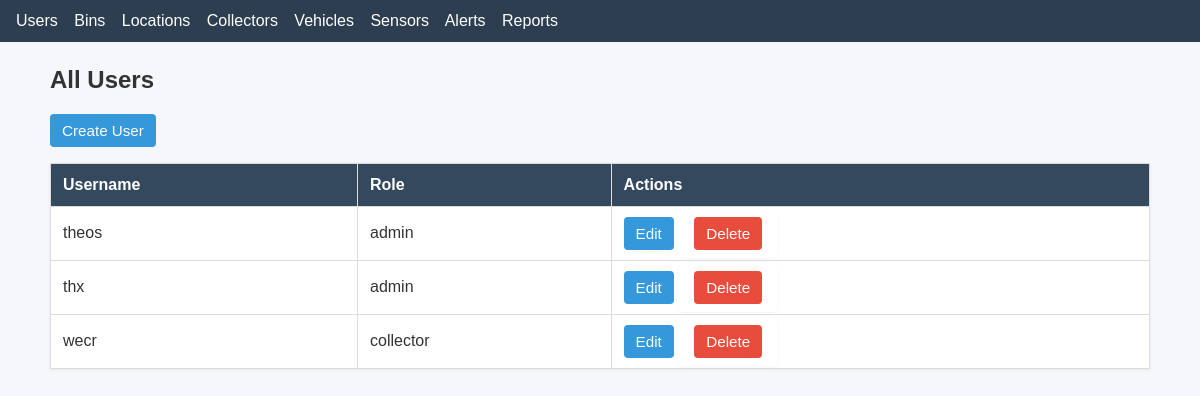
/users/, run on the app's committed database.
### stwms/models.py (models this page shows)
class Users(models.Model):
    ROLE_CHOICES = [
        ('admin', 'Admin'),
        ('collector', 'Collector'),
        ('resident', 'Resident'),
    ]
    user = models.OneToOneField(User, on_delete=models.CASCADE, related_name='profile')
    role = models.CharField(max_length=20, choices=ROLE_CHOICES, default='resident')
    username = models.CharField(max_length=150, default="")
    email = models.EmailField(max_length=254, default="")
    password = models.CharField(max_length=128, default="")
    address = models.CharField(max_length=255, default="")
    phone = models.CharField(max_length=20, default="")

### stwms/views.py (the view)
# urls.py: path('users/', views.users_list, name='users_list'),
def users_list(request):
    users = Users.objects.all()
    return render(request, "users/users_list.html", {"users": users})

### stwms/templates/users/users_list.html
{% extends "base.html" %}
{% block content %}
<h2>All Users</h2>
<p><a class="btn" href="{% url 'stwms:users_create' %}">Create User</a></p>
<table>
    <thead>
        <tr>
            <th>Username</th>
            <th>Role</th>
            <th>Actions</th>
        </tr>
    </thead>
    <tbody>
    {% for user in users %}
        <tr>
            <td>
                {% if user.user %}
                    {{ user.user.username }}
                {% else %}
                    N/A
                {% endif %}
            </td>
            <td>{{ user.role }}</td>
            <td>
                <a class="btn" href="{% url 'stwms:users_update' user.pk %}">Edit</a>
                <form style="display:inline" method="post" action="{% url 'stwms:users_delete' user.pk %}">{% csrf_token %}
                    <button class="btn btn-danger" type="submit">Delete</button>
                </form>
            </td>
        </tr>
    {% empty %}
        <tr><td colspan="3">No users found.</td></tr>
    {% endfor %}
    </tbody>
</table>
{% endblock %}

### static/styles.css (style rules this page uses)
body { font-family: Arial, Helvetica, sans-serif; background: #f5f7fa; color: #333; margin: 0; padding: 0; }
table { width: 100%; border-collapse: collapse; background: #fff; margin-top: 12px; box-shadow: 0 1px 3px rgba(0,0,0,0.06); }
thead th { background: #34495e; color: #fff; text-align: left; padding: 12px; border: 1px solid #dcdcdc; }
tbody td { padding: 10px 12px; border: 1px solid #dcdcdc; vertical-align: middle; }
.btn { display: inline-block; padding: 8px 12px; background: #3498db; color: #fff; text-decoration: none; border-radius: 4px; border: none; cursor: pointer; font-size: 0.95rem; }
.btn-danger { background: #e74c3c; }
form { background: #fff; padding: 16px; border-radius: 6px; box-shadow: 0 1px 3px rgba(0,0,0,0.05); }

### data on the page
Users: user.username "theos", role "admin"
Users: user.username "thx", role "admin"
Users: user.username "wecr", role "collector"
